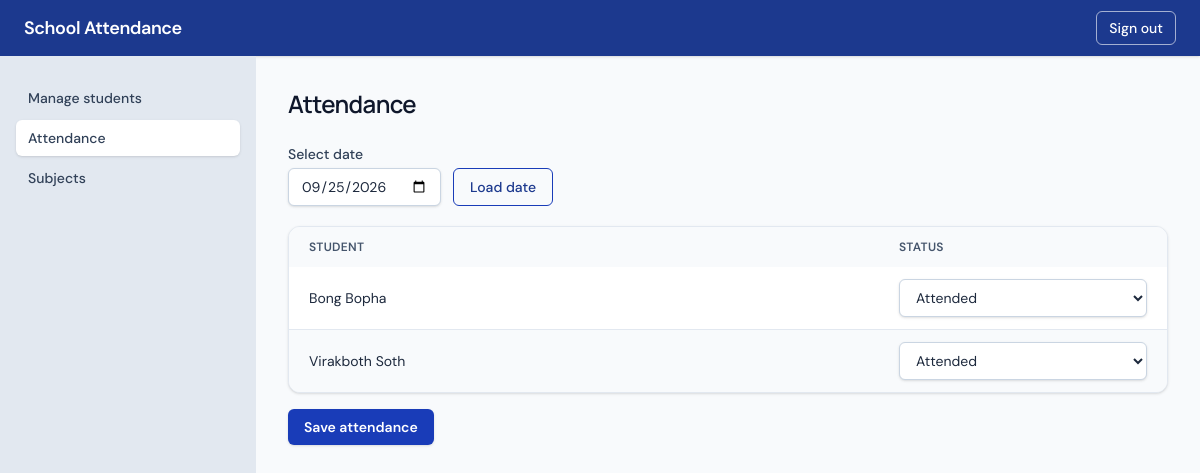
Page /staff/attendance.php (signed in) on the committed database.
### tables this page shows
CREATE TABLE `attendance` (
  `id` int(10) UNSIGNED NOT NULL,
  `student_id` int(10) UNSIGNED NOT NULL,
  `attendance_date` date NOT NULL,
  `status` enum('attended','absent') NOT NULL
);

CREATE TABLE `users` (
  `id` int(10) UNSIGNED NOT NULL,
  `full_name` varchar(120) NOT NULL,
  `username` varchar(80) NOT NULL,
  `password` varchar(255) NOT NULL,
  `role` enum('student','staff') NOT NULL
);

### auth.php (called while the page is built, shortened)
<?php
function escape_html(string $value): string
{
    return htmlspecialchars($value, ENT_QUOTES | ENT_SUBSTITUTE, 'UTF-8');
}

### staff/attendance.php (the view, shortened to what this page needs)
<?php
    require_once __DIR__ . '/../auth.php';
    require_once __DIR__ . '/../config.php';
    $selected_date = $_GET['date'] ?? date('Y-m-d');
    $statement = mysqli_prepare($link, "select u.id, u.full_name, a.status from users u left join attendance a on a.student_id = u.id and a.attendance_date = ? where u.role = 'student' order by u.full_name");
    mysqli_stmt_bind_param($statement, 's', $selected_date);
    mysqli_stmt_execute($statement);
    $students = mysqli_stmt_get_result($statement);
    require __DIR__ . '/../header.php';
?>
<h1 class="mb-6 text-2xl font-semibold tracking-tight text-slate-900">Attendance</h1>
<form method="get" class="mb-5 flex flex-wrap items-end gap-3">
    <div>
        <label class="mb-1 block text-sm font-medium text-slate-700" for="date">Select date</label>
        <input class="rounded-md border border-slate-300 bg-white px-3 py-2 text-sm shadow-sm focus:border-blue-500 focus:outline-none focus:ring-2 focus:ring-blue-100" type="date" id="date" name="date" value="<?= escape_html($selected_date) ?>" required>
    </div>
    <div>
        <button class="rounded-md border border-blue-800 px-4 py-2 text-sm font-medium text-blue-900 hover:bg-blue-50 focus:outline-none focus:ring-2 focus:ring-blue-600" type="submit">Load date</button>
    </div>
</form>
<form method="post">
    <div class="overflow-hidden rounded-xl border border-slate-200 bg-white shadow-sm">
        <div class="overflow-x-auto">
            <table class="w-full text-left text-sm">
                <thead class="bg-slate-50 text-xs uppercase tracking-wide text-slate-600">
                    <tr>
                        <th class="px-5 py-3 font-semibold">Student</th>
                        <th class="w-72 px-5 py-3 font-semibold">Status</th>
                    </tr>
                </thead>
                <tbody class="divide-y divide-slate-200">
                    <?php if (mysqli_num_rows($students) === 0): ?>
                        <tr>
                            <td colspan="2" class="px-5 py-4 text-slate-500">Add student accounts before recording attendance.</td>
                        </tr>
                    <?php else: while ($student = mysqli_fetch_assoc($students)): ?>
                        <tr class="odd:bg-white even:bg-slate-50">
                            <td class="px-5 py-3"><?= escape_html($student['full_name']) ?></td>
                            <td class="px-5 py-3">
                                <select class="w-full rounded-md border border-slate-300 bg-white px-3 py-2 text-sm shadow-sm focus:border-blue-500 focus:outline-none focus:ring-2 focus:ring-blue-100" name="status[<?= (int) $student['id'] ?>]" required>
                                <option value="attended" <?= $student['status'] === 'attended' ? 'selected' : '' ?>>
                                    Attended
                                </option>
                            </select></td>
                        </tr>
                    <?php endwhile; endif; ?>
                </tbody>
            </table>
        </div>
    </div>
    <?php if (mysqli_num_rows($students) > 0): ?>
        <button class="mt-4 rounded-md bg-blue-800 px-4 py-2 text-sm font-semibold text-white shadow-sm hover:bg-blue-900 focus:outline-none focus:ring-2 focus:ring-blue-600 focus:ring-offset-2" type="submit">Save attendance</button>
    <?php endif; ?>
</form>
<?php mysqli_stmt_close($statement); require __DIR__ . '/../footer.php'; ?>

### style.css (style rules this page uses)
body { font-family: 'DM Sans', sans-serif; }
h1, h2, h3 { font-family: 'Manrope', sans-serif; }

### rows in the picture
attendance: student.full_name "Bong Bopha", status+student "Attended"
attendance: student.full_name "Virakboth Soth", status+student "Attended"
